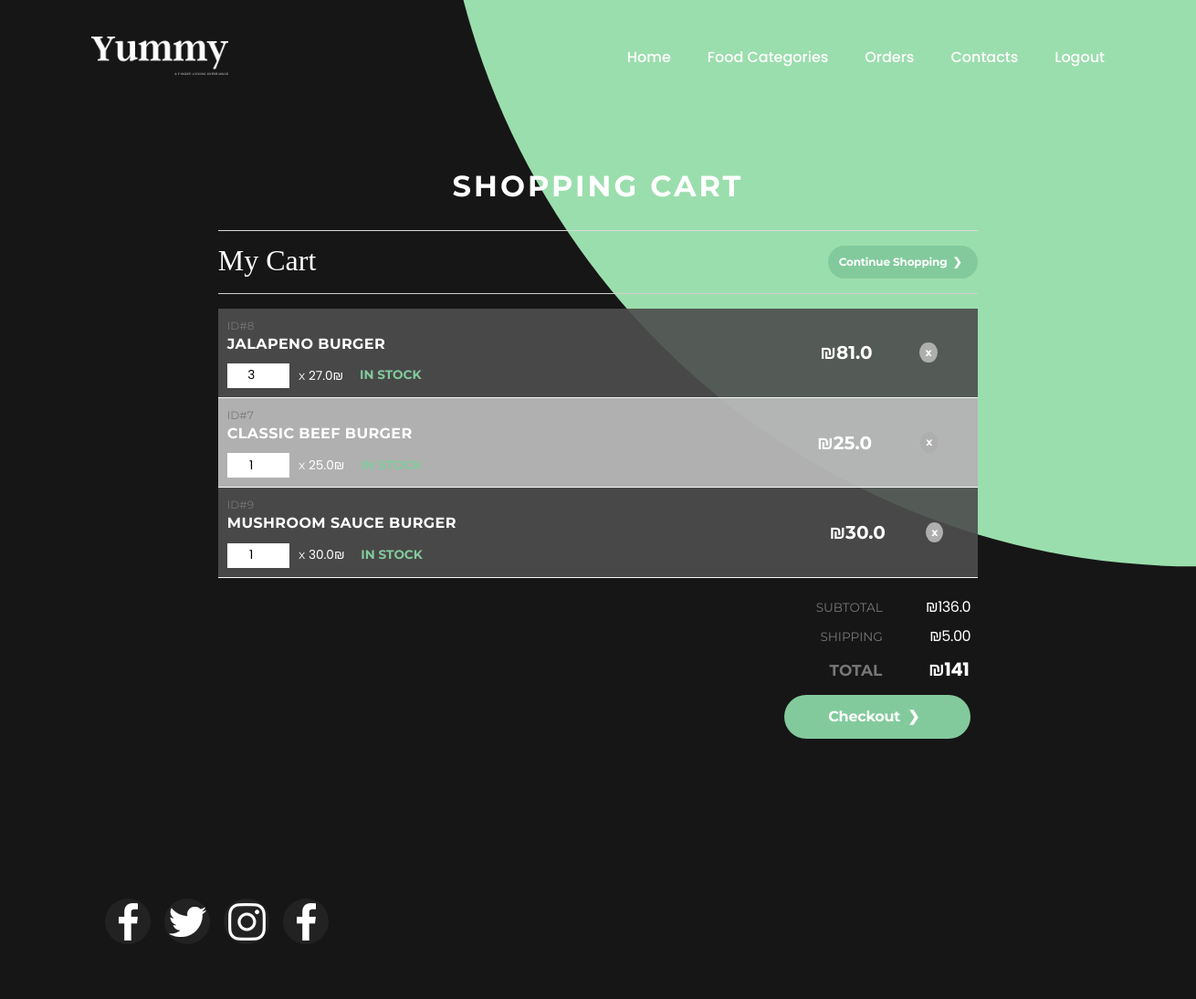
The page /yummy/cart/cart (signed in) on the database its author committed.
### yummy_app/models.py (models this page shows)
class Dish(models.Model):
    name = models.CharField(max_length=45)
    description = models.CharField(max_length=255)
    price = models.FloatField()
    category = models.ForeignKey(Category, related_name="dishes", on_delete=models.CASCADE)
    image = models.TextField(null=True)
    created_at = models.DateTimeField(auto_now_add=True)
    updated_at = models.DateTimeField(auto_now=True)

### yummy_app/views.py (the view)
# urls.py: path('cart/cart', views.cart),
def cart(request):
    user_id = request.session['id']
    totalprice = 0
    items = models.getAllInCart(user_id)
    itemslist = []
    for item in items:
        itemslist.append(
            (item, models.getdishquantity(user_id, item), item.price * models.getdishquantity(user_id, item)))
        totalprice += item.price * models.getdishquantity(user_id, item)
    context = {
        'items': itemslist,
        'totalprice': totalprice
    }
    return render(request, "cart.html", context)

### yummy_app/models.py (called while the page is built)
def getuserby_id(user_id):
    try:
        user = User.objects.get(id=user_id)
    except Exception as e:
        print("Error getting uer from database", e)
        return None
    return user

def getAllInCart(user_id):
    user = getuserby_id(user_id)
    if user is not None:
        return user.cart.dish.all()
    return []

def getdishquantity(user_id, dish):
    user = getuserby_id(user_id)
    cart = user.cart
    if user is not None and cart is not None:
        return dish.cartdish_set.get(cart=cart).quantity
    return 1

### yummy_app/templates/cart.html (shortened to what this page needs)
<!DOCTYPE html>
<html lang="en">
<head>
    <link rel="stylesheet" href="https://unpkg.com/swiper/swiper-bundle.css"/>
    {% load static %}
    <link rel="stylesheet" href="{% static 'css/cartstyle.css' %}"/>
    <link rel="stylesheet" href="{% static 'css/generalstyle.css' %}"/>
</head>
<body>
<section>
    <header>
        <a href="/yummy"> <img src="{% static 'img/categories/logo.png' %}" class="logo"/></a>
        <ul class="navigation">
            <li><a href="/yummy">Home</a></li>
            <li><a href="#">Food Categories</a></li>
            <li><a href="#">Orders</a></li>
            <li><a href="#">Contacts</a></li>
            <li><a href="#">Logout</a></li>
        </ul>
    </header>
    <div class="content">
        <div class="wrap cf">
            <h1 class="projTitle">
                Shopping Cart
            </h1>
            <div class="heading cf">
                <h1>My Cart</h1>
                <a href="/yummy" class="continue">Continue Shopping</a>
            </div>
            <div class="cart">
                <ul class="cartWrap">
                    {% load mathfilters %}
                    {% for item in items %}
                    {% if forloop.counter|divisibleby:2 %}
                    <li class="items even">
                        {% else %}
                    <li class="items odd">
                        {% endif %}
                        <div class="infoWrap">
                            <div class="cartSection">
                                <p id="itemid" class="itemNumber">ID#{{ item.0.id }}</p>
                                <h3>{{item.0.name}}</h3>
                                <p><input id="qty" type="number" min=1 class="qty" value={{item.1}} placeholder="1"/> x
                                    <span class="myprice">{{item.0.price}}₪</span>
                                </p>
                                <p class="stockStatus">In Stock</p>
                            </div>
                            <div class="prodTotal cartSection">
                                <p id="itemprice">₪{{ item.0.price|mul:item.1 }}</p>
                            </div>
                            <div class="cartSection removeWrap">
                                <a href="" class="remove">x</a>
                            </div>
                        </div>
                    </li>
                    {% endfor %}
                </ul>
            </div>
            <div class="subtotal cf">
                <ul>
                    <li class="totalRow">
                        <span class="label">Subtotal</span><span class="value">₪{{totalprice}}</span>
                    </li>
                    <li class="totalRow">
                        <span class="label">Shipping</span><span class="value">₪5.00</span>
                    </li>
                    <li class="totalRow final">
                        <span class="label">Total</span><span class="value">₪{{ totalprice|add:5 }}</span>
                    </li>
                    <li class="totalRow">
                        <a href="#" class="btn continue">Checkout</a>
                    </li>
                </ul>
            </div>
        </div>
    </div>
</section>
<footer>
    <ul class="sci">
        <li>
            <a href="#"><img src="{% static 'img/categories/facebook.png' %}"/></a>
        </li>
        <li>
            <a href="#"><img src="{% static 'img/categories/twitter.png' %}"/></a>
        </li>
        <li>
            <a href="#"><img src="{% static 'img/categories/instagram.png' %}"/></a>
        </li>
        <li>
            <a href="#"><img src="{% static 'img/categories/facebook.png' %}"/></a>
        </li>
    </ul>
</footer>
</body>
</html>

### yummy_app/static/css/cartstyle.css (style rules this page uses)
* { margin: 0; padding: 0; border: 0; font: inherit; font-size: 100%; vertical-align: baseline; }
html { line-height: 1; }
ol, ul { list-style: none; }
a img { border: none; }
article, aside, details, figcaption, figure, footer, header, hgroup, main, menu, nav, section, summary { display: block; }
* { box-sizing: border-box; }
body { color: white; -webkit-font-smoothing: antialiased; font-family: "Droid Serif", serif; }
img { max-width: 100%; }
.cf:before, .cf:after { content: " "; display: table; }
.cf:after { clear: both; }
.cf { *zoom: 1; }
.wrap { width: 75%; max-width: 960px; margin: 0 auto; padding: 5% 0; margin-bottom: 5em; }
.projTitle { font-family: "Montserrat", sans-serif; font-weight: bold; text-align: center; font-size: 2em; padding: 1em 0; border-bottom: 1px solid #dadada; letter-spacing: 3px; text-transform: uppercase; }
.heading { padding: 1em 0; border-bottom: 1px solid #d0d0d0; }
.heading h1 { font-family: "Droid Serif", serif; font-size: 2em; float: left; }
.heading a.continue:link, .heading a.continue:visited { text-decoration: none; font-family: "Montserrat", sans-serif; letter-spacing: -0.015em; font-size: 0.75em; padding: 1em; color: #fff; background: #82ca9c; font-weight: bold; border-radius: 50px; float: right; text-align: right; -webkit-transition: all 0.25s linear; -moz-transition: all 0.25s linear; -ms-transition: all 0.25s linear; -o-transition: all 0.25s linear; transition: all 0.25s linear; }
.heading a.continue:after { content: "\276f"; padding: 0.5em; position: relative; right: 0; -webkit-transition: all 0.15s linear; -moz-transition: all 0.15s linear; -ms-transition: all 0.15s linear; -o-transition: all 0.15s linear; transition: all 0.15s linear; }
.cart { padding: 1em 0; }
.cart .items { display: block; width: 100%; padding: 10px; border-bottom: 1px solid #fafafa; }
.cart .items.even { background: #b4b4b4f8; }
.cart .items.odd { background: #4e4e4ee8; }
.cart .items .infoWrap { display: table; width: 100%; }
.cart .items .cartSection { display: table-cell; vertical-align: middle; }
.cart .items .cartSection .itemNumber { font-size: 0.75em; color: #777; margin-bottom: 0.5em; }
.cart .items .cartSection h3 { font-size: 1em; font-family: "Montserrat", sans-serif; font-weight: bold; text-transform: uppercase; letter-spacing: 0.025em; }
.cart .items .cartSection p { display: inline-block; font-size: 0.85em; color: #ffffff; font-family: "Montserrat", sans-serif; }
.cart .items .cartSection p.stockStatus { color: #82ca9c; font-weight: bold; padding: 0.5em 0 0 1em; text-transform: uppercase; }
.cart .items .cartSection.qtyWrap, .cart .items .cartSection.prodTotal { text-align: center; }
.cart .items .cartSection.qtyWrap p, .cart .items .cartSection.prodTotal p { font-weight: bold; font-size: 1.25em; }
.cart .items .cartSection input.qty { width: 5em; text-align: center; font-size: 1em; padding: 0.25em; margin: 1em 0.5em 0 0; }
a.remove { text-decoration: none; font-family: "Montserrat", sans-serif; color: #ffffff; font-weight: bold; background: #afaeae; padding: 0.5em; font-size: 0.75em; display: inline-block; border-radius: 100%; line-height: 0.85; -webkit-transition: all 0.25s linear; -moz-transition: all 0.25s linear; -ms-transition: all 0.25s linear; -o-transition: all 0.25s linear; transition: all 0.25s linear; }
.btn:link, .btn:visited { text-decoration: none; font-family: "Montserrat", sans-serif; letter-spacing: -0.015em; font-size: 1em; padding: 1em 3em; color: #fff; background: #82ca9c; font-weight: bold; border-radius: 50px; float: right; text-align: right; -webkit-transition: all 0.25s linear; -moz-transition: all 0.25s linear; -ms-transition: all 0.25s linear; -o-transition: all 0.25s linear; transition: all 0.25s linear; }
.btn:after { content: "\276f"; padding: 0.5em; position: relative; right: 0; -webkit-transition: all 0.15s linear; -moz-transition: all 0.15s linear; -ms-transition: all 0.15s linear; -o-transition: all 0.15s linear; transition: all 0.15s linear; }
.subtotal { float: right; width: 35%; }
.subtotal .totalRow { padding: 0.5em; text-align: right; }
.subtotal .totalRow.final { font-size: 1.25em; font-weight: bold; }
.subtotal .totalRow span { display: inline-block; padding: 0 0 0 1em; text-align: right; }
.subtotal .totalRow .label { font-family: "Montserrat", sans-serif; font-size: 0.85em; text-transform: uppercase; color: #777; }
.subtotal .totalRow .value { letter-spacing: -0.025em; width: 35%; }

### rows shown on the page
Dish: id "8", name "JALAPENO BURGER", item "3", price "27.0", price "81.0"
Dish: id "7", name "CLASSIC BEEF BURGER", item "1", price "25.0"
Dish: id "9", name "MUSHROOM SAUCE BURGER", item "1", price "30.0"

### other values the page prints
{{ totalprice }} "136.0"
{{ totalprice|add:5 }} "141"
